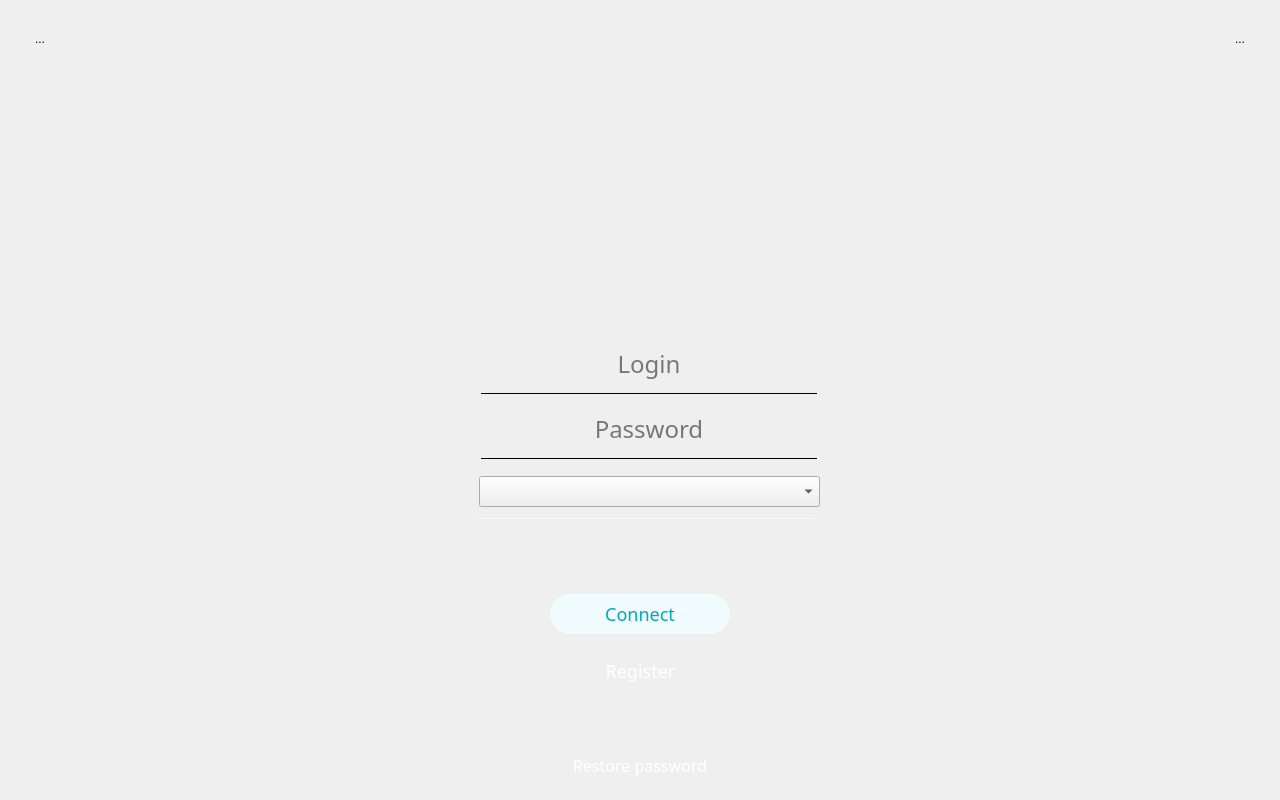
<?xml version="1.0" encoding="UTF-8"?>
<ui version="4.0">
 <class>Login</class>
 <widget class="QWidget" name="Login">
  <property name="geometry">
   <rect>
    <x>0</x>
    <y>0</y>
    <width>1280</width>
    <height>800</height>
   </rect>
  </property>
  <property name="windowTitle">
   <string>Form</string>
  </property>
  <property name="styleSheet">
   <string notr="true">#Login {
	background-image: url(:/pics/bg\@3x.png) 0 0 0 0 stretch stretch;
}</string>
  </property>
  <layout class="QVBoxLayout" name="verticalLayout">
   <property name="spacing">
    <number>0</number>
   </property>
   <property name="leftMargin">
    <number>30</number>
   </property>
   <property name="topMargin">
    <number>30</number>
   </property>
   <property name="rightMargin">
    <number>30</number>
   </property>
   <property name="bottomMargin">
    <number>20</number>
   </property>
   <item>
    <layout class="QHBoxLayout" name="horizontalLayout_28">
     <property name="spacing">
      <number>0</number>
     </property>
     <item>
      <layout class="QVBoxLayout" name="verticalLayout_30">
       <property name="spacing">
        <number>0</number>
       </property>
       <item>
        <widget class="QToolButton" name="btHelp">
         <property name="maximumSize">
          <size>
           <width>50</width>
           <height>50</height>
          </size>
         </property>
         <property name="styleSheet">
          <string notr="true">border-radius:25px;</string>
         </property>
         <property name="text">
          <string>...</string>
         </property>
         <property name="icon">
          <iconset resource="../resources/KelvinVPN/main.qrc">
           <normaloff>:/pics/help_icon_noactive@3x.png</normaloff>
           <activeoff>:/pics/help_icon_active@3x.png</activeoff>
           <selectedoff>:/pics/help_icon_active@3x.png</selectedoff>:/pics/help_icon_noactive@3x.png</iconset>
         </property>
         <property name="iconSize">
          <size>
           <width>50</width>
           <height>50</height>
          </size>
         </property>
         <property name="toolButtonStyle">
          <enum>Qt::ToolButtonIconOnly</enum>
         </property>
         <property name="autoRaise">
          <bool>true</bool>
         </property>
        </widget>
       </item>
       <item>
        <spacer name="verticalSpacer_25">
         <property name="orientation">
          <enum>Qt::Vertical</enum>
         </property>
         <property name="sizeType">
          <enum>QSizePolicy::Expanding</enum>
         </property>
         <property name="sizeHint" stdset="0">
          <size>
           <width>20</width>
           <height>160</height>
          </size>
         </property>
        </spacer>
       </item>
      </layout>
     </item>
     <item>
      <spacer name="horizontalSpacer_47">
       <property name="orientation">
        <enum>Qt::Horizontal</enum>
       </property>
       <property name="sizeHint" stdset="0">
        <size>
         <width>40</width>
         <height>20</height>
        </size>
       </property>
      </spacer>
     </item>
     <item>
      <layout class="QVBoxLayout" name="verticalLayout_20">
       <property name="spacing">
        <number>0</number>
       </property>
       <item>
        <spacer name="verticalSpacer_24">
         <property name="orientation">
          <enum>Qt::Vertical</enum>
         </property>
         <property name="sizeType">
          <enum>QSizePolicy::Fixed</enum>
         </property>
         <property name="sizeHint" stdset="0">
          <size>
           <width>20</width>
           <height>14</height>
          </size>
         </property>
        </spacer>
       </item>
       <item>
        <layout class="QVBoxLayout" name="verticalLayout_31">
         <item>
          <widget class="QLabel" name="Logo">
           <property name="sizePolicy">
            <sizepolicy hsizetype="Minimum" vsizetype="Minimum">
             <horstretch>0</horstretch>
             <verstretch>0</verstretch>
            </sizepolicy>
           </property>
           <property name="minimumSize">
            <size>
             <width>200</width>
             <height>200</height>
            </size>
           </property>
           <property name="maximumSize">
            <size>
             <width>400</width>
             <height>200</height>
            </size>
           </property>
           <property name="styleSheet">
            <string notr="true">background: rgb(0, 0, 0,0);</string>
           </property>
           <property name="text">
            <string/>
           </property>
           <property name="pixmap">
            <pixmap resource="../resources/KelvinVPN/main.qrc">:/pics/logo_main@3x.png</pixmap>
           </property>
           <property name="scaledContents">
            <bool>false</bool>
           </property>
           <property name="alignment">
            <set>Qt::AlignHCenter|Qt::AlignTop</set>
           </property>
          </widget>
         </item>
        </layout>
       </item>
      </layout>
     </item>
     <item>
      <spacer name="horizontalSpacer_48">
       <property name="orientation">
        <enum>Qt::Horizontal</enum>
       </property>
       <property name="sizeHint" stdset="0">
        <size>
         <width>40</width>
         <height>20</height>
        </size>
       </property>
      </spacer>
     </item>
     <item>
      <layout class="QVBoxLayout" name="verticalLayout_32">
       <property name="spacing">
        <number>0</number>
       </property>
       <item>
        <widget class="QToolButton" name="btSettings">
         <property name="maximumSize">
          <size>
           <width>50</width>
           <height>50</height>
          </size>
         </property>
         <property name="styleSheet">
          <string notr="true">border-radius:25px;</string>
         </property>
         <property name="text">
          <string>...</string>
         </property>
         <property name="icon">
          <iconset resource="../resources/KelvinVPN/main.qrc">
           <normaloff>:/pics/settings_icon_noactive@3x.png</normaloff>
           <activeoff>:/pics/settings_icon_active@3x.png</activeoff>
           <selectedoff>:/pics/settings_icon_active@3x.png</selectedoff>:/pics/settings_icon_noactive@3x.png</iconset>
         </property>
         <property name="iconSize">
          <size>
           <width>50</width>
           <height>50</height>
          </size>
         </property>
         <property name="toolButtonStyle">
          <enum>Qt::ToolButtonIconOnly</enum>
         </property>
         <property name="autoRaise">
          <bool>true</bool>
         </property>
        </widget>
       </item>
       <item>
        <spacer name="verticalSpacer_28">
         <property name="orientation">
          <enum>Qt::Vertical</enum>
         </property>
         <property name="sizeType">
          <enum>QSizePolicy::Expanding</enum>
         </property>
         <property name="sizeHint" stdset="0">
          <size>
           <width>20</width>
           <height>160</height>
          </size>
         </property>
        </spacer>
       </item>
      </layout>
     </item>
    </layout>
   </item>
   <item>
    <layout class="QVBoxLayout" name="verticalLayout_3">
     <property name="spacing">
      <number>0</number>
     </property>
     <item>
      <spacer name="verticalSpacer_2">
       <property name="orientation">
        <enum>Qt::Vertical</enum>
       </property>
       <property name="sizeType">
        <enum>QSizePolicy::Fixed</enum>
       </property>
       <property name="sizeHint" stdset="0">
        <size>
         <width>20</width>
         <height>36</height>
        </size>
       </property>
      </spacer>
     </item>
     <item>
      <widget class="QLabel" name="lbMessage">
       <property name="sizePolicy">
        <sizepolicy hsizetype="Expanding" vsizetype="Fixed">
         <horstretch>0</horstretch>
         <verstretch>0</verstretch>
        </sizepolicy>
       </property>
       <property name="minimumSize">
        <size>
         <width>0</width>
         <height>30</height>
        </size>
       </property>
       <property name="maximumSize">
        <size>
         <width>16777215</width>
         <height>30</height>
        </size>
       </property>
       <property name="font">
        <font>
         <pointsize>20</pointsize>
        </font>
       </property>
       <property name="styleSheet">
        <string notr="true"/>
       </property>
       <property name="text">
        <string/>
       </property>
       <property name="scaledContents">
        <bool>false</bool>
       </property>
       <property name="alignment">
        <set>Qt::AlignCenter</set>
       </property>
       <property name="wordWrap">
        <bool>true</bool>
       </property>
      </widget>
     </item>
     <item>
      <spacer name="verticalSpacer_4">
       <property name="orientation">
        <enum>Qt::Vertical</enum>
       </property>
       <property name="sizeType">
        <enum>QSizePolicy::Fixed</enum>
       </property>
       <property name="sizeHint" stdset="0">
        <size>
         <width>20</width>
         <height>36</height>
        </size>
       </property>
      </spacer>
     </item>
    </layout>
   </item>
   <item>
    <layout class="QHBoxLayout" name="horizontalLayout_14">
     <property name="spacing">
      <number>0</number>
     </property>
     <item>
      <spacer name="horizontalSpacer_44">
       <property name="orientation">
        <enum>Qt::Horizontal</enum>
       </property>
       <property name="sizeType">
        <enum>QSizePolicy::Expanding</enum>
       </property>
       <property name="sizeHint" stdset="0">
        <size>
         <width>370</width>
         <height>20</height>
        </size>
       </property>
      </spacer>
     </item>
     <item>
      <layout class="QVBoxLayout" name="verticalLayout_8">
       <property name="spacing">
        <number>16</number>
       </property>
       <property name="leftMargin">
        <number>0</number>
       </property>
       <item>
        <layout class="QHBoxLayout" name="horizontalLayout_3">
         <property name="spacing">
          <number>10</number>
         </property>
         <item>
          <widget class="QLabel" name="label_11">
           <property name="minimumSize">
            <size>
             <width>44</width>
             <height>44</height>
            </size>
           </property>
           <property name="maximumSize">
            <size>
             <width>44</width>
             <height>44</height>
            </size>
           </property>
           <property name="styleSheet">
            <string notr="true">background:	rgb(0,0,0,0);
</string>
           </property>
           <property name="text">
            <string/>
           </property>
           <property name="pixmap">
            <pixmap resource="../resources/KelvinVPN/main.qrc">:/pics/user_icon@3x.png</pixmap>
           </property>
           <property name="scaledContents">
            <bool>true</bool>
           </property>
          </widget>
         </item>
         <item>
          <layout class="QVBoxLayout" name="verticalLayout_5">
           <item>
            <widget class="QLineEdit" name="edUsername">
             <property name="sizePolicy">
              <sizepolicy hsizetype="Expanding" vsizetype="Preferred">
               <horstretch>0</horstretch>
               <verstretch>0</verstretch>
              </sizepolicy>
             </property>
             <property name="minimumSize">
              <size>
               <width>0</width>
               <height>0</height>
              </size>
             </property>
             <property name="maximumSize">
              <size>
               <width>336</width>
               <height>16777215</height>
              </size>
             </property>
             <property name="font">
              <font>
               <family>Regular</family>
               <pointsize>-1</pointsize>
               <weight>50</weight>
               <italic>false</italic>
               <bold>false</bold>
              </font>
             </property>
             <property name="styleSheet">
              <string notr="true">background:	rgb(0,0,0,0);
border: none;
font: 24px Regular;

</string>
             </property>
             <property name="text">
              <string/>
             </property>
             <property name="maxLength">
              <number>336</number>
             </property>
             <property name="alignment">
              <set>Qt::AlignCenter</set>
             </property>
             <property name="placeholderText">
              <string>Login</string>
             </property>
            </widget>
           </item>
           <item>
            <widget class="Line" name="lineUsername">
             <property name="sizePolicy">
              <sizepolicy hsizetype="Preferred" vsizetype="Fixed">
               <horstretch>0</horstretch>
               <verstretch>0</verstretch>
              </sizepolicy>
             </property>
             <property name="minimumSize">
              <size>
               <width>336</width>
               <height>0</height>
              </size>
             </property>
             <property name="maximumSize">
              <size>
               <width>336</width>
               <height>16777215</height>
              </size>
             </property>
             <property name="styleSheet">
              <string notr="true"/>
             </property>
             <property name="frameShadow">
              <enum>QFrame::Plain</enum>
             </property>
             <property name="midLineWidth">
              <number>1</number>
             </property>
             <property name="orientation">
              <enum>Qt::Horizontal</enum>
             </property>
            </widget>
           </item>
          </layout>
         </item>
        </layout>
       </item>
       <item>
        <layout class="QHBoxLayout" name="horizontalLayout_15">
         <property name="spacing">
          <number>10</number>
         </property>
         <item>
          <widget class="QLabel" name="label_10">
           <property name="minimumSize">
            <size>
             <width>44</width>
             <height>44</height>
            </size>
           </property>
           <property name="maximumSize">
            <size>
             <width>44</width>
             <height>44</height>
            </size>
           </property>
           <property name="styleSheet">
            <string notr="true">background:	rgb(0,0,0,0);
</string>
           </property>
           <property name="text">
            <string/>
           </property>
           <property name="pixmap">
            <pixmap resource="../resources/KelvinVPN/main.qrc">:/pics/psw_icon@3x.png</pixmap>
           </property>
           <property name="scaledContents">
            <bool>true</bool>
           </property>
          </widget>
         </item>
         <item>
          <layout class="QVBoxLayout" name="verticalLayout_4">
           <item>
            <widget class="QLineEdit" name="edPassword">
             <property name="minimumSize">
              <size>
               <width>252</width>
               <height>20</height>
              </size>
             </property>
             <property name="maximumSize">
              <size>
               <width>336</width>
               <height>16777215</height>
              </size>
             </property>
             <property name="font">
              <font>
               <family>Regular</family>
               <pointsize>-1</pointsize>
               <weight>50</weight>
               <italic>false</italic>
               <bold>false</bold>
              </font>
             </property>
             <property name="styleSheet">
              <string notr="true">background:	rgb(0,0,0,0);
border: none;
font: 24px Regular;

</string>
             </property>
             <property name="text">
              <string/>
             </property>
             <property name="maxLength">
              <number>336</number>
             </property>
             <property name="echoMode">
              <enum>QLineEdit::Password</enum>
             </property>
             <property name="alignment">
              <set>Qt::AlignCenter</set>
             </property>
             <property name="placeholderText">
              <string>Password</string>
             </property>
            </widget>
           </item>
           <item>
            <widget class="Line" name="linePassword">
             <property name="minimumSize">
              <size>
               <width>336</width>
               <height>0</height>
              </size>
             </property>
             <property name="maximumSize">
              <size>
               <width>336</width>
               <height>16777215</height>
              </size>
             </property>
             <property name="styleSheet">
              <string notr="true"/>
             </property>
             <property name="frameShadow">
              <enum>QFrame::Plain</enum>
             </property>
             <property name="midLineWidth">
              <number>1</number>
             </property>
             <property name="orientation">
              <enum>Qt::Horizontal</enum>
             </property>
            </widget>
           </item>
          </layout>
         </item>
        </layout>
       </item>
       <item>
        <layout class="QHBoxLayout" name="horizontalLayout_4">
         <property name="spacing">
          <number>10</number>
         </property>
         <item>
          <widget class="QLabel" name="label_17">
           <property name="minimumSize">
            <size>
             <width>44</width>
             <height>44</height>
            </size>
           </property>
           <property name="maximumSize">
            <size>
             <width>44</width>
             <height>44</height>
            </size>
           </property>
           <property name="styleSheet">
            <string notr="true">background:	rgb(0,0,0,0);
</string>
           </property>
           <property name="text">
            <string/>
           </property>
           <property name="pixmap">
            <pixmap resource="../resources/KelvinVPN/main.qrc">:/pics/server_icon@3x.png</pixmap>
           </property>
           <property name="scaledContents">
            <bool>true</bool>
           </property>
          </widget>
         </item>
         <item>
          <layout class="QVBoxLayout" name="verticalLayout_10">
           <item>
            <widget class="QComboBox" name="cbUpstream">
             <property name="sizePolicy">
              <sizepolicy hsizetype="Expanding" vsizetype="Minimum">
               <horstretch>0</horstretch>
               <verstretch>0</verstretch>
              </sizepolicy>
             </property>
             <property name="minimumSize">
              <size>
               <width>0</width>
               <height>20</height>
              </size>
             </property>
             <property name="maximumSize">
              <size>
               <width>16777215</width>
               <height>16777215</height>
              </size>
             </property>
             <property name="styleSheet">
              <string notr="true">QComboBox{ border: none;
 font-weight:bold;
 color: #03A7C6;
 background-color:  rgba(255, 255, 255, 0);   /* цвет фона*/
 padding-left: 20px;                          /* отступ от левого края*/
 font: 18px Regular;
}

#cbLoginLocation{
    color: rgba(255, 255, 255, 0.8);
}

QComboBox QListView{
    background-color: rgb(221, 248, 255);
    color: rgb(0, 0, 0) ;
}

QComboBox QListView::separator{
    width:  265px;
    color: rgba(3,167,198,0.2);
}

QComboBox::item{
    color: rgb(75, 210, 255);
}

/*Проверить что не так, ибо размеры флагов почему-то не выстовляются*/
QComboBox::item::QIcon{
    width: 25px;
    height: 15px;
}

QComboBox::item::selected{
    color: rgb(255, 255, 255);
    background-color: rgb(20, 180, 221);
}

QComboBox::drop-down{
    subcontrol-origin: padding;
    subcontrol-position: bottom right;
/*    background-color:   rgb(221, 248, 255);*/
    selection-background-color: #14B4DD;
    selection-color: #fff;
    color: rgb(0, 0, 0) ;
    background-color: rgba(221, 248, 255,0) ;
    border-width: 0px;
}

QComboBox:on { /* shift the text when the popup opens */
    padding-top: 3px;
    padding-left: 4px;
}

QComboBox::down-arrow {
    padding-right: 10px;
    height: 30px;
    width: 30px;
    image: url(:/pics/arrow_down_mainscreen\@3x.png);
    background-color:  rgb(38, 180, 207, 0);
}


QComboBox QAbstractItemView {
        color:rgb(0,0,0);
}</string>
             </property>
             <property name="editable">
              <bool>false</bool>
             </property>
             <property name="currentText">
              <string/>
             </property>
             <property name="currentIndex">
              <number>-1</number>
             </property>
             <property name="iconSize">
              <size>
               <width>16</width>
               <height>16</height>
              </size>
             </property>
            </widget>
           </item>
           <item>
            <widget class="Line" name="line_15">
             <property name="minimumSize">
              <size>
               <width>252</width>
               <height>0</height>
              </size>
             </property>
             <property name="maximumSize">
              <size>
               <width>336</width>
               <height>16777215</height>
              </size>
             </property>
             <property name="styleSheet">
              <string notr="true">color: rgba(255, 255, 255, 0.65);</string>
             </property>
             <property name="frameShadow">
              <enum>QFrame::Plain</enum>
             </property>
             <property name="midLineWidth">
              <number>1</number>
             </property>
             <property name="orientation">
              <enum>Qt::Horizontal</enum>
             </property>
            </widget>
           </item>
          </layout>
         </item>
        </layout>
       </item>
      </layout>
     </item>
     <item>
      <spacer name="horizontalSpacer">
       <property name="orientation">
        <enum>Qt::Horizontal</enum>
       </property>
       <property name="sizeType">
        <enum>QSizePolicy::Fixed</enum>
       </property>
       <property name="sizeHint" stdset="0">
        <size>
         <width>14</width>
         <height>30</height>
        </size>
       </property>
      </spacer>
     </item>
     <item>
      <spacer name="horizontalSpacer_46">
       <property name="orientation">
        <enum>Qt::Horizontal</enum>
       </property>
       <property name="sizeType">
        <enum>QSizePolicy::Expanding</enum>
       </property>
       <property name="sizeHint" stdset="0">
        <size>
         <width>416</width>
         <height>20</height>
        </size>
       </property>
      </spacer>
     </item>
    </layout>
   </item>
   <item>
    <spacer name="verticalSpacer">
     <property name="orientation">
      <enum>Qt::Vertical</enum>
     </property>
     <property name="sizeType">
      <enum>QSizePolicy::Fixed</enum>
     </property>
     <property name="sizeHint" stdset="0">
      <size>
       <width>20</width>
       <height>74</height>
      </size>
     </property>
    </spacer>
   </item>
   <item>
    <layout class="QHBoxLayout" name="horizontalLayout_22">
     <item>
      <spacer name="horizontalSpacer_37">
       <property name="orientation">
        <enum>Qt::Horizontal</enum>
       </property>
       <property name="sizeType">
        <enum>QSizePolicy::Expanding</enum>
       </property>
       <property name="sizeHint" stdset="0">
        <size>
         <width>40</width>
         <height>20</height>
        </size>
       </property>
      </spacer>
     </item>
     <item>
      <widget class="QPushButton" name="btLogin">
       <property name="enabled">
        <bool>true</bool>
       </property>
       <property name="minimumSize">
        <size>
         <width>180</width>
         <height>40</height>
        </size>
       </property>
       <property name="maximumSize">
        <size>
         <width>180</width>
         <height>40</height>
        </size>
       </property>
       <property name="font">
        <font>
         <family>Regular</family>
         <pointsize>-1</pointsize>
         <weight>50</weight>
         <italic>false</italic>
         <bold>false</bold>
        </font>
       </property>
       <property name="styleSheet">
        <string notr="true">QPushButton {
    border-radius: 20px;
	font: 18px Regular;
    border-width: 1px;
    background-color: rgb(240, 252, 254);
    color: #03A7C6;
}

QPushButton:hover{
    background-color: #14B4DD;
	color: #fff;
	border: 1px solid #fff;
} 

</string>
       </property>
       <property name="text">
        <string>Connect</string>
       </property>
       <property name="flat">
        <bool>true</bool>
       </property>
      </widget>
     </item>
     <item>
      <spacer name="horizontalSpacer_38">
       <property name="orientation">
        <enum>Qt::Horizontal</enum>
       </property>
       <property name="sizeHint" stdset="0">
        <size>
         <width>40</width>
         <height>20</height>
        </size>
       </property>
      </spacer>
     </item>
    </layout>
   </item>
   <item>
    <layout class="QHBoxLayout" name="horizontalLayout_71">
     <item>
      <spacer name="horizontalSpacer_39">
       <property name="orientation">
        <enum>Qt::Horizontal</enum>
       </property>
       <property name="sizeHint" stdset="0">
        <size>
         <width>13</width>
         <height>20</height>
        </size>
       </property>
      </spacer>
     </item>
     <item>
      <layout class="QVBoxLayout" name="verticalLayout_2">
       <property name="spacing">
        <number>2</number>
       </property>
       <item>
        <spacer name="verticalSpacer_3">
         <property name="orientation">
          <enum>Qt::Vertical</enum>
         </property>
         <property name="sizeType">
          <enum>QSizePolicy::Fixed</enum>
         </property>
         <property name="sizeHint" stdset="0">
          <size>
           <width>333</width>
           <height>20</height>
          </size>
         </property>
        </spacer>
       </item>
       <item>
        <layout class="QHBoxLayout" name="horizontalLayout">
         <item>
          <spacer name="horizontalSpacer_5">
           <property name="orientation">
            <enum>Qt::Horizontal</enum>
           </property>
           <property name="sizeHint" stdset="0">
            <size>
             <width>40</width>
             <height>20</height>
            </size>
           </property>
          </spacer>
         </item>
         <item>
          <widget class="QToolButton" name="btRegister">
           <property name="cursor">
            <cursorShape>ArrowCursor</cursorShape>
           </property>
           <property name="autoFillBackground">
            <bool>false</bool>
           </property>
           <property name="styleSheet">
            <string notr="true">QToolButton {
	font: 18px Regular; 
	color: #fff;
	background: rgba(0,0,0,0);
}

QToolButton:hover{
	color: #1892ac;
} </string>
           </property>
           <property name="text">
            <string>Register</string>
           </property>
           <property name="toolButtonStyle">
            <enum>Qt::ToolButtonTextOnly</enum>
           </property>
           <property name="autoRaise">
            <bool>true</bool>
           </property>
          </widget>
         </item>
         <item>
          <spacer name="horizontalSpacer_6">
           <property name="orientation">
            <enum>Qt::Horizontal</enum>
           </property>
           <property name="sizeHint" stdset="0">
            <size>
             <width>40</width>
             <height>20</height>
            </size>
           </property>
          </spacer>
         </item>
        </layout>
       </item>
       <item>
        <spacer name="verticalSpacer_6">
         <property name="orientation">
          <enum>Qt::Vertical</enum>
         </property>
         <property name="sizeHint" stdset="0">
          <size>
           <width>20</width>
           <height>40</height>
          </size>
         </property>
        </spacer>
       </item>
       <item>
        <layout class="QHBoxLayout" name="horizontalLayout_6">
         <item>
          <spacer name="horizontalSpacer_55">
           <property name="orientation">
            <enum>Qt::Horizontal</enum>
           </property>
           <property name="sizeType">
            <enum>QSizePolicy::Expanding</enum>
           </property>
           <property name="sizeHint" stdset="0">
            <size>
             <width>40</width>
             <height>20</height>
            </size>
           </property>
          </spacer>
         </item>
         <item>
          <widget class="QToolButton" name="btRestore">
           <property name="styleSheet">
            <string notr="true">QToolButton {
	font: 16px Regular; 
	color: #fff;
}

QToolButton:hover{
	color: #1892ac;
} </string>
           </property>
           <property name="text">
            <string>Restore password</string>
           </property>
           <property name="autoRaise">
            <bool>true</bool>
           </property>
          </widget>
         </item>
         <item>
          <spacer name="horizontalSpacer_49">
           <property name="orientation">
            <enum>Qt::Horizontal</enum>
           </property>
           <property name="sizeType">
            <enum>QSizePolicy::Expanding</enum>
           </property>
           <property name="sizeHint" stdset="0">
            <size>
             <width>40</width>
             <height>28</height>
            </size>
           </property>
          </spacer>
         </item>
        </layout>
       </item>
      </layout>
     </item>
     <item>
      <spacer name="horizontalSpacer_40">
       <property name="orientation">
        <enum>Qt::Horizontal</enum>
       </property>
       <property name="sizeType">
        <enum>QSizePolicy::Expanding</enum>
       </property>
       <property name="sizeHint" stdset="0">
        <size>
         <width>40</width>
         <height>20</height>
        </size>
       </property>
      </spacer>
     </item>
    </layout>
   </item>
  </layout>
 </widget>
 <resources>
  <include location="../resources/KelvinVPN/main.qrc"/>
 </resources>
 <connections/>
</ui>
